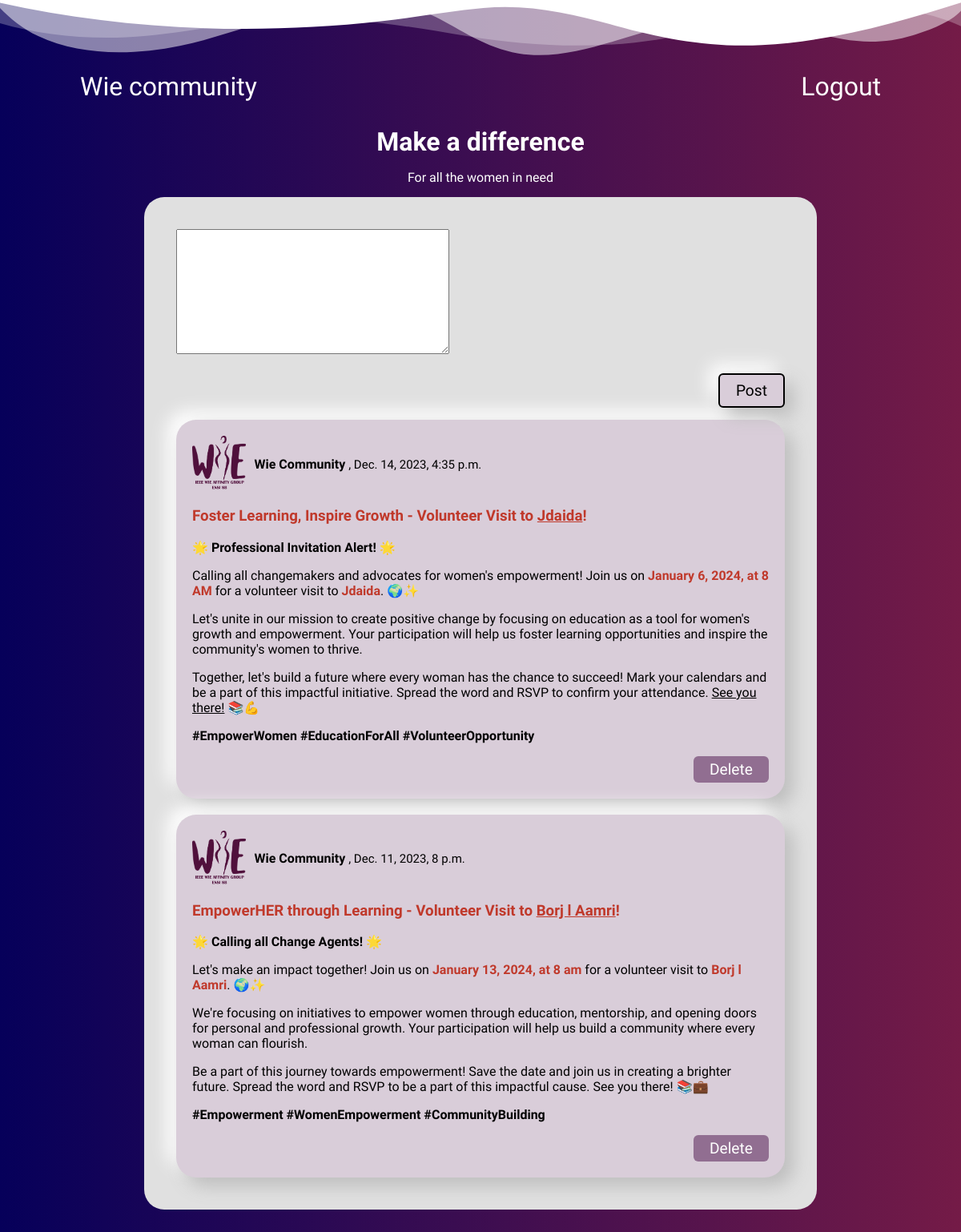
The app's page /feeds/ (signed in) with its own data.
### wie_app/models.py (models this page shows)
class Invitation(models.Model):
    date = models.DateTimeField()
    body = RichTextField(blank=True, null=True)
    participants = models.ManyToManyField(CustomUser, related_name='participants', blank=True)
    needs = models.TextField(blank=True, null=True, default='')

### wie_app/views.py (the view, shortened to what this page needs)
# urls.py: path('feeds/', views.Feeds, name='feeds'),
@login_required(login_url='login')
def Feeds(request):
    Error = ""
    posts = Invitation.objects.all().order_by('-date')
    add_post = InvitationForm()
    return render(request, 'wie_app/Feeds.html', {'posts': posts, 'add_post':add_post, 'Error':Error})

### wie_app/forms.py
class InvitationForm(ModelForm):
    class Meta:
        model = Invitation
        fields = ['body']

### wie_app/Templates/wie_app/Feeds.html (shortened to what this page needs)
{% extends 'main.html' %}
{% block content %}
<div class="feeds">
    {% if request.user.role == "admin" %}
        <form action="" method="POST">
            <div class="pubCreate">
                {{add_post.body}}
            </div>
            <input type="submit" value="Post" id="createPub">
        </form>
        <br><br>
    {% endif %}
    {% for post in posts %}
        <div class="pub">
            <div class="entete">
                <img src="../../../static/images/default_image.jpg" class="imgpub" alt="">
                <div id="publishedBy">
                    <span class="admin">Wie Community</span>
                    <small class="Date">, {{post.date}}</small>
                </div>
            </div>
            <div>
                {{post.body|safe}}
            </div>
            {% if request.user.role != 'admin' %}
                <form action="" method="POST" style="display: flex;justify-content: end;">
                    {% csrf_token %}
                    <input type="text" value="join" hidden>
                    <input type="submit" value="Join" id="join" disabled>
                </form>
            {% else  %}
                <form action="" method="POST" style="display: flex;justify-content: end;">
                    <input type="submit" value="Delete" id="join" disabled>
                </form>
            {% endif %}
        </div>
    {% endfor %}
</div>
{% endblock %}

### Templates/main.html (shortened to what this page needs)
<!DOCTYPE html>
<html lang="en">
<head>
    <link rel="stylesheet" href="../static/css/style.css">
    <link rel="stylesheet" href="../static/css/feeds.css">
</head>
<body>
  <div style="overflow: hidden;">
  </div>
  {% include 'navbar.html' %}
  <div class="container">
    <h1 class="title">Make a difference</h1>
    <p class="title">For all the women in need</p>
    {% block content %}
    {% endblock %}
  </div>
</body>
</html>

### Templates/navbar.html (shortened to what this page needs)
<nav class="navbar">
    <ul class="navbar-links">
        <li><a href="{% url 'feeds' %}">Wie community</a></li>
        {% if request.user.is_authenticated %}
            <li><a href="{% url 'logout' %}">Logout</a></li>
        {% else %}
            <li><a href="{% url 'login' %}">Login</a></li>
        {% endif %}
    </ul>
</nav>

### static/css/style.css (style rules this page uses)
body { background: linear-gradient(90deg, #06005A 0%, #741B47 100%); background-attachment: fixed; margin: 0px 0px 50px 0px; font-family: 'Rethink Sans', sans-serif; }
body { --sb-track-color: #741B47; --sb-thumb-color: #06005A ; --sb-size: 10px; scrollbar-color: var(--sb-thumb-color) var(--sb-track-color); }
.navbar { display: flex; justify-content: space-between; align-items: center; color: #fff; padding: 10px 20px; margin:auto; }
.navbar-links { display: flex; align-items: center; width: 100%; list-style: none; padding: 0; margin: 0 80px; }
.navbar-links li:last-child { position: absolute; right: 80px; }
.navbar-links li { margin-right: 20px; font-size: 2rem; font-family: 'Rethink Sans', sans-serif; }
.navbar-links li a { text-decoration: none; color: #fff; }
.container .title { color: #FFFFFF; text-align: center; margin-bottom: 0; }

### static/css/feeds.css (style rules this page uses)
.feeds { margin: 15px auto; padding: 20px; border-radius: 25px; max-width: 800px; width: 80%; background-color: #E0E0E0; }
.pub { margin: 20px; padding: 20px; border-radius: 25px; width: auto; background-color: #D9CDD9; box-shadow: 11px 11px 22px #bebebe, -11px -11px 22px #ffffff; }
.entete { display: flex; align-items: center; justify-content: space-between; width: auto; }
.admin { font-weight: bold; }
.Date { font-size: 15px; }
#publishedBy { margin-left: 10px; width: 100%; flex-wrap: wrap; }
.imgpub { width: 70px; height:70px; object-fit: contain; }
.pubCreate { width: auto; margin: 20px; }
#createPub { border: 2px solid #000; padding: 8px 20px; font-family: 'Rethink Sans', sans-serif; font-weight: 300; font-size: 1.2rem; background-color: #D9CDD9; box-shadow: 11px 11px 22px #bebebe, -11px -11px 22px #ffffff; border-radius: 6px; float: right; margin-right: 20px; cursor: pointer; }

### records on screen
Invitation: date "Dec. 14, 2023, 4:35 p.m.", body "Foster Learning, Inspire Growth - Volunteer Visit to Jdaida ! 🌟 Professional Invitation Alert! 🌟 Calling all changemakers and advocates for women's empowerment! Join us on January 6, 2024, at 8 AM for a volunteer visit to Jdaida . 🌍✨ Let's unite in our mission to create positive change by focusing on education as a tool for women's growth and empowerment. Your participation will help us foster learning opportunities and inspire the community's women to thrive. Together, let's build a future where every woman has the chance to succeed! Mark your calendars and be a part of this impactful initiative. Spread the word and RSVP to confirm your attendance. See you there! 📚💪 #EmpowerWomen…"
Invitation: date "Dec. 11, 2023, 8 p.m.", body "EmpowerHER through Learning - Volunteer Visit to Borj l Aamri ! 🌟 Calling all Change Agents! 🌟 Let's make an impact together! Join us on January 13, 2024, at 8 am for a volunteer visit to Borj l Aamri . 🌍✨ We're focusing on initiatives to empower women through education, mentorship, and opening doors for personal and professional growth. Your participation will help us build a community where every woman can flourish. Be a part of this journey towards empowerment! Save the date and join us in creating a brighter future. Spread the word and RSVP to be a part of this impactful cause. See you there! 📚💼 #Empowerment #WomenEmpowerment #CommunityBuilding"
